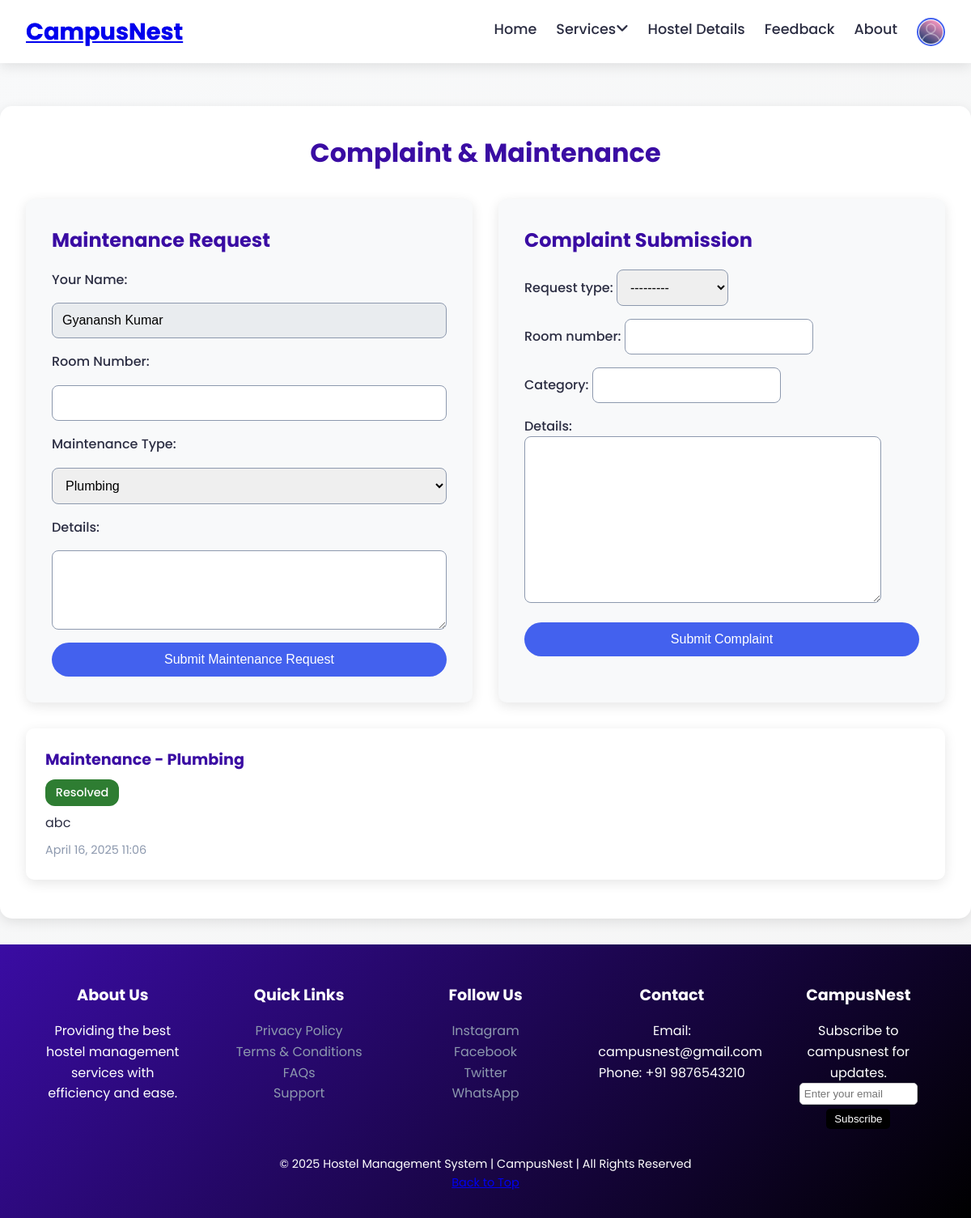
The page /complaint/ (signed in) on the database its author committed.
### Hostels/models.py (models this page shows, shortened)
class CustomUser(AbstractUser):
    username = None  # Remove username field
    email = models.EmailField(unique=True)
    roll_number = models.CharField(max_length=20, blank=True, null=True,unique=True)  # Optional field
    USERNAME_FIELD = 'email'
    REQUIRED_FIELDS = ['first_name', 'last_name']  # roll_number is optional
    objects = CustomUserManager()

class ComplaintMaintenance(models.Model):
    REQUEST_TYPES = (
        ('complaint', 'Complaint'),
        ('maintenance', 'Maintenance'),
    )
    user = models.ForeignKey(CustomUser, on_delete=models.CASCADE)
    request_type = models.CharField(max_length=20, choices=REQUEST_TYPES)
    room_number = models.CharField(max_length=10)
    category = models.CharField(max_length=50)
    details = models.TextField()
    status = models.CharField(max_length=20, default='pending', choices=(('pending', 'Pending'), ('resolved', 'Resolved')))
    created_at = models.DateTimeField(auto_now_add=True)

### Hostels/views.py (the view)
# urls.py: path('complaint/', views.complaint_maintenance, name='complaint_maintenance'),
@login_required
def complaint_maintenance(request):
    if request.method == 'POST':
        form = ComplaintMaintenanceForm(request.POST)
        if form.is_valid():
            complaint = form.save(commit=False)
            complaint.user = request.user
            complaint.save()
            messages.success(request, 'Your request has been submitted!')
            return redirect('complaint_maintenance')
    else:
        form = ComplaintMaintenanceForm()
    requests = ComplaintMaintenance.objects.filter(user=request.user)
    return render(request, 'Rooms_complaint_and_maintenance.html', {
        'form': form,
        'requests': requests
    })

### Hostels/forms.py
class ComplaintMaintenanceForm(forms.ModelForm):
    class Meta:
        model = ComplaintMaintenance
        fields = ['request_type', 'room_number', 'category', 'details']

### Hostels/templates/Rooms_complaint_and_maintenance.html (shortened to what this page needs)
{% extends 'Rooms_base.html' %}
{% load static %}
{% block content %}
<link rel="stylesheet" href="{% static 'css/Rooms_complaint_and_maintainance.css' %}">
<div class="container">
    <h2>Complaint & Maintenance</h2>
    <div id="upper_container">
        <div class="section">
            <h3>Maintenance Request</h3>
            <form method="POST" action="{% url 'complaint_maintenance' %}">
                <label for="name">Your Name:</label>
                <input type="text" name="name" value="{{ user.get_full_name }}" required readonly>
                <label for="room_number">Room Number:</label>
                <input type="text" name="room_number" required>
                <label for="category">Maintenance Type:</label>
                <select name="category" required>
                    <option value="Plumbing">Plumbing</option>
                </select>
                <label for="details">Details:</label>
                <textarea name="details" rows="4" required></textarea>
                <button type="submit">Submit Maintenance Request</button>
            </form>
        </div>
        <div class="section">
            <h3>Complaint Submission</h3>
            <form method="POST" action="{% url 'complaint_maintenance' %}">
                {{ form.as_p }}
                <button type="submit">Submit Complaint</button>
            </form>
        </div>
    </div>
    <div class="requests-list">
        {% for req in requests %}
        <div class="request-card">
            <h4>{{ req.get_request_type_display }} - {{ req.category }}</h4>
            <p>
                <span class="status status-{{ req.status|lower }}" aria-label="Status: {{ req.status|title }}">
                    {{ req.status|title }}
                </span>
            </p>
            <p>{{ req.details }}</p>
            <small>{{ req.created_at|date:"F d, Y H:i" }}</small>
        </div>
        {% empty %}
        <p>No requests submitted yet.</p>
        {% endfor %}
    </div>
</div>
{% endblock %}

### Hostels/static/css/Rooms_base.css (style rules this page uses)
:root { --primary: #4361ee; --secondary: #3a0ca3; --accent: #f72585; --success: #4CAF50; --warning: #FFD700; --danger: #d9534f; --text-dark: #2b2d42; --text-light: #8d99ae; --white: #ffffff; --light-bg: #f8f9fa; --shadow: 0 4px 15px rgba(0, 0, 0, 0.1); --shadow-hover: 0 8px 25px rgba(0, 0, 0, 0.2); --transition: all 0.3s ease; }
* { margin: 0; padding: 0; box-sizing: border-box; }
body { font-family: 'Poppins', sans-serif; background: linear-gradient(135deg, var(--light-bg), #f5f5f5); color: var(--text-dark); line-height: 1.6; }
h1, h2, h3, h4, h5 { font-weight: 700; }

### Hostels/static/css/Rooms_complaint_and_maintainance.css (style rules this page uses)
:root { --primary: #4361ee; --secondary: #3a0ca3; --accent: #f72585; --success: #4CAF50; --warning: #FFD700; --danger: #d9534f; --text-dark: #2b2d42; --text-light: #8d99ae; --white: #ffffff; --light-bg: #f8f9fa; --shadow: 0 4px 15px rgba(0, 0, 0, 0.1); --shadow-hover: 0 8px 25px rgba(0, 0, 0, 0.2); --transition: all 0.3s ease; }
.container { max-width: 1200px; margin: 80px auto 2rem; padding: 2rem; background: var(--white); border-radius: 15px; box-shadow: var(--shadow); animation: fadeIn 0.5s ease-in-out; }
h2 { font-size: 2rem; color: var(--secondary); text-align: center; margin-bottom: 2rem; }
#upper_container { display: flex; flex-wrap: wrap; gap: 2rem; margin-bottom: 2rem; }
.section { flex: 1; min-width: 300px; background: var(--light-bg); padding: 2rem; border-radius: 10px; box-shadow: var(--shadow); transition: transform 0.3s ease; }
.section h3 { font-size: 1.5rem; color: var(--secondary); margin-bottom: 1rem; }
form { display: flex; flex-direction: column; gap: 1rem; }
form label { font-weight: 500; color: var(--text-dark); }
form input, form select, form textarea { padding: 0.75rem; border: 1px solid var(--text-light); border-radius: 8px; font-size: 1rem; transition: border-color 0.3s ease; }
form input[readonly] { background: #e9ecef; cursor: not-allowed; }
form textarea { resize: vertical; }
form button { background: var(--primary); color: var(--white); padding: 0.75rem 1.5rem; border: none; border-radius: 25px; cursor: pointer; font-size: 1rem; transition: var(--transition); }
.requests-list { margin-top: 2rem; }
.request-card { background: var(--white); padding: 1.5rem; border-radius: 10px; margin-bottom: 1rem; box-shadow: var(--shadow); transition: transform 0.3s ease, box-shadow 0.3s ease; animation: fadeIn 0.5s ease-in; }
.request-card h4 { font-size: 1.2rem; color: var(--secondary); margin-bottom: 0.5rem; }
.request-card p { font-size: 1rem; color: var(--text-dark); margin-bottom: 0.5rem; }
.request-card small { font-size: 0.9rem; color: var(--text-light); }
.status { display: inline-block; padding: 0.3rem 0.8rem; border-radius: 12px; font-weight: 500; font-size: 0.9rem; text-transform: capitalize; transition: var(--transition); }
.status-resolved { color: var(--white); background: #2e7d32; }

### rows shown on the page
CustomUser: name "Gyanansh Kumar"
ComplaintMaintenance: request_type "Maintenance", category "Plumbing", status "Resolved", details "abc", created_at "April 16, 2025 11:06"
